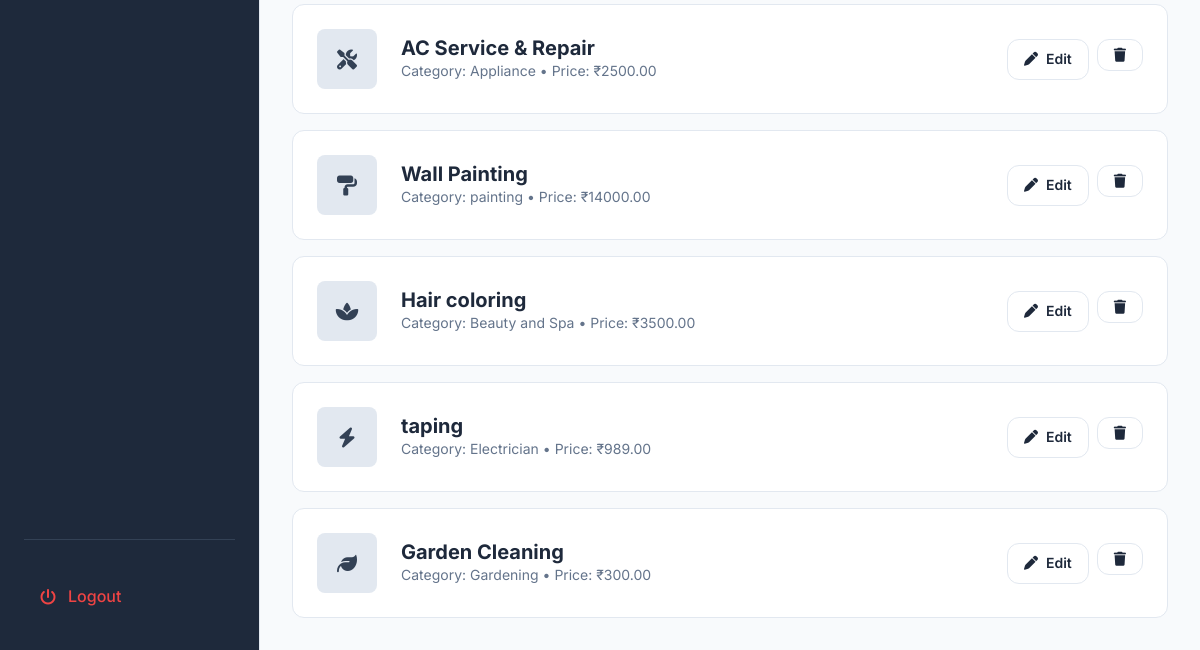
/services/admin_services/ (signed in, lower part), run on an earlier commit of the app's database.
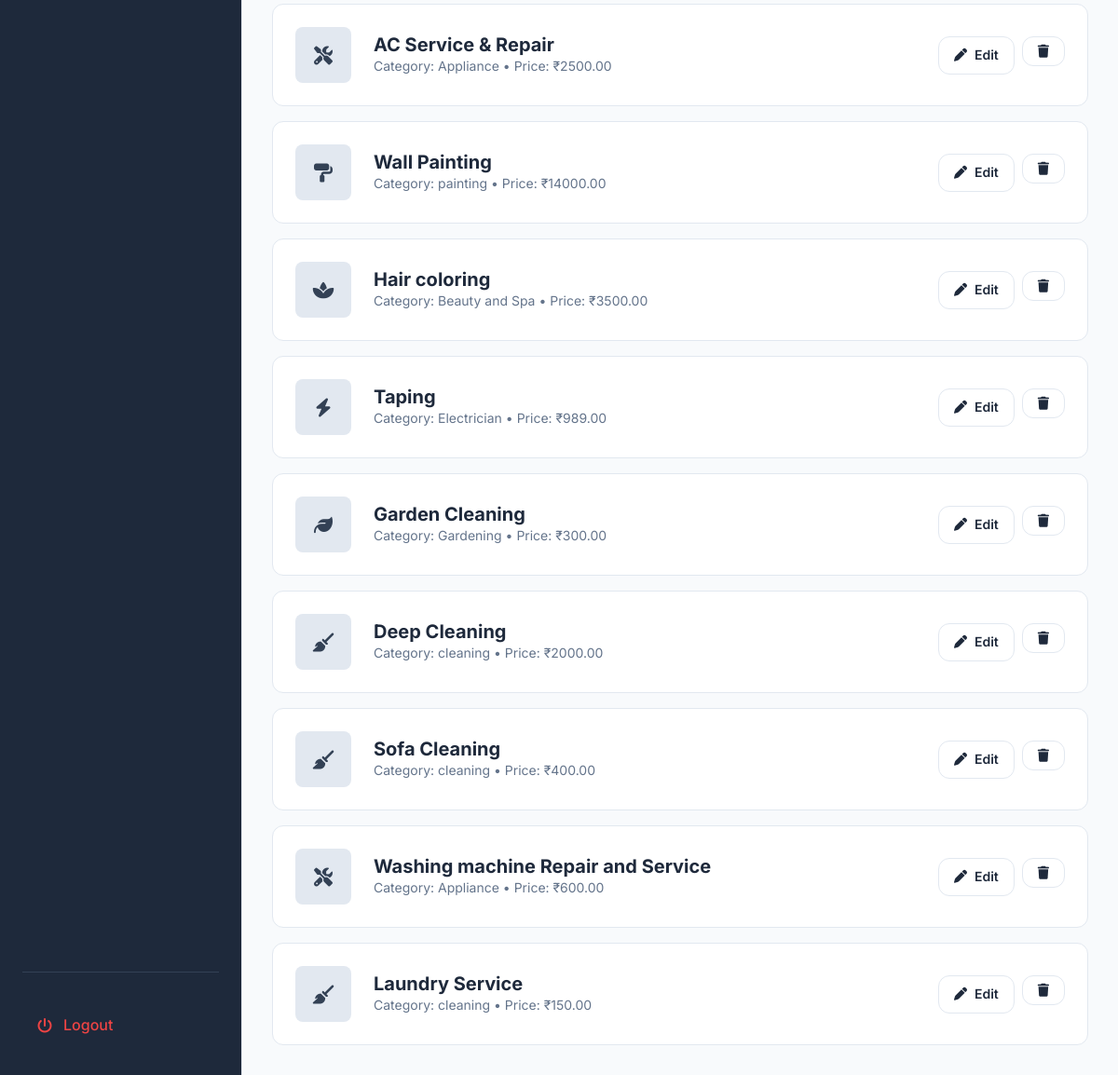
And on a later commit of the database.
### services/models.py (models this page shows, shortened)
class Service(models.Model):
    category = models.ForeignKey(ServiceCategory, on_delete=models.CASCADE, related_name = "services")
    title = models.CharField(max_length=150)
    description = models.TextField()
    price = models.DecimalField(max_digits=8,decimal_places=2)
    duration_minutes = models.PositiveIntegerField(
        help_text="Duration in minutes"
    )
    image = models.ImageField(upload_to="services/",blank=True, null=True)
    is_active = models.BooleanField(default=True)
    created_at = models.DateTimeField(auto_now_add=True)
    is_best_seller = models.BooleanField(default=False)
    includes = models.TextField(blank=True,default="",
        help_text="Enter one item per line (e.g. Deep dusting, Floor cleaning, etc.)"
    )

class ServiceCategory(models.Model):
    name = models.CharField(max_length = 100,unique=True)
    icon = models.CharField(max_length = 100,blank=True)
    color = models.CharField(max_length=20, blank=True)
    icon_color = models.CharField(max_length=20, blank=True)
    is_active = models.BooleanField(default = True)

### services/views.py (the view)
# urls.py: path('admin_services/',views.admin_services, name='admin_services'),
@login_required
@never_cache
def admin_services(request):
    services = Service.objects.select_related('category').all()
    return render(request,'admin/services/admin_services.html',{'services':services})

### templates/admin/services/admin_services.html (shortened to what this page needs)
{% extends "base_admin.html" %}
        {% block content %}
            <div class="grid grid-cols-1 gap-md">
                 {% for service in services %}
                <div class="card flex justify-between items-center">
                    <div class="flex items-center gap-lg">
                        <div
                            style="width: 60px; height: 60px; background: #E2E8F0; border-radius: 8px; display: flex; align-items: center; justify-content: center;">
                            <i class="fa-solid {{ service.category.icon }} fa-lg"></i>
                        </div>
                        <div>
                            <h4 style="margin: 0;">{{ service.title }}</h4>
                            <p class="text-sm text-light">Category: {{service.category.name}} • Price: ₹{{ service.price }}</p>
                        </div>
                    </div>
                    <div class="flex gap-sm">
                        <a href="{% url "edit_service" service.id %}" class="btn btn-secondary btn-sm"><i class="fa-solid fa-pen"></i> Edit</a>
                        <form action="{% url 'delete_service' service.id %}" method="post" style="display:inline;">
                        <button class="btn btn-secondary btn-sm text-danger" onclick="return confirm('Are you sure you want to delete this service?');"><i class="fa-solid fa-trash"></i></button>
                        </form>
                    </div>
                </div>
                {% endfor %}
            </div>
        {% endblock %}

What changed in the data, as far as the page shows it:
changed Service "Electrician": title "taping" → "Taping"
added Service: title "Deep Cleaning", category.name "cleaning", price "2000.00"
added Service: title "Sofa Cleaning", category.name "cleaning", price "400.00"
added Service: title "Washing machine Repair and Service", category.name "Appliance", price "600.00"
added Service: title "Laundry Service", category.name "cleaning", price "150.00"
